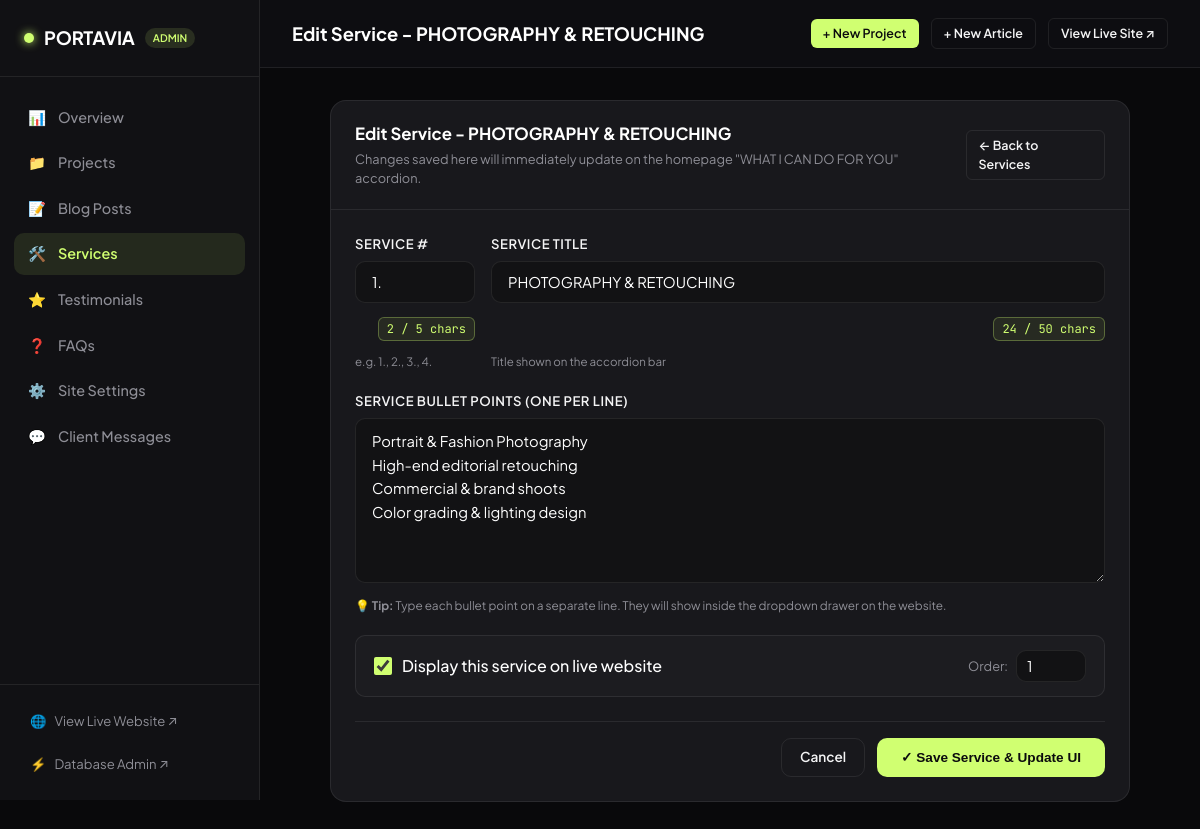
Page /dashboard/services/17/edit/ on the committed database.
### portfolio/models.py (models this page shows, shortened)
class Service(models.Model):
    order_num = models.CharField(max_length=10, default="1.")
    title = models.CharField(max_length=100)
    description = models.TextField(blank=True)
    is_active = models.BooleanField(default=True)
    order = models.PositiveIntegerField(default=0)
    class Meta:
        ordering = ["order", "order_num"]

### portfolio/dashboard_views.py (the view, shortened to what this page needs)
# urls.py: path("dashboard/services/<int:pk>/edit/", dashboard_views.dashboard_service_edit, name="dashboard_service_edit"),
def dashboard_service_edit(request, pk):
    service = get_object_or_404(Service, pk=pk)
    context = {
        "page_title": f"Edit Service - {service.title}",
        "active_tab": "services",
        "service": service,
        "is_edit": True,
    }
    return render(request, "dashboard/service_form.html", context)

### portfolio/context_processors.py (called while the page is built)
def site_settings_context(request):
    try:
        settings = SiteSettings.get_solo()
    except Exception:
        settings = None
    return {
        'site_settings': settings
    }

### portfolio/models.py (called while the page is built)
    @classmethod
    def get_solo(cls):
        obj, created = cls.objects.get_or_create(id=1)
        return obj

### templates/dashboard/service_form.html (shortened to what this page needs)
{% extends "dashboard/base.html" %}
{% block content %}
<div class="db-card" style="max-width: 800px; margin: 0 auto;">
    <div class="db-card-header">
        <div>
            <div class="db-card-title">{% if is_edit %}Edit Service - {{ service.title }}{% else %}Add New Service{% endif %}</div>
            <div style="font-size: 0.8rem; color: var(--db-text-muted); margin-top: 4px;">
                Changes saved here will immediately update on the homepage "WHAT I CAN DO FOR YOU" accordion.
            </div>
        </div>
        <a href="{% url 'portfolio:dashboard_services' %}" class="btn btn-outline btn-sm">
            ← Back to Services
        </a>
    </div>
    <form method="POST" class="db-card-body">
        <div style="display: grid; grid-template-columns: 120px 1fr; gap: 16px; margin-bottom: 20px;">
            <div class="form-group" style="margin-bottom: 0;">
                <label class="form-label">Service #</label>
                <input type="text" name="order_num" class="form-control" value="{{ service.order_num|default:'1.' }}" placeholder="1." maxlength="5" required>
                <div style="font-size: 0.72rem; color: var(--db-text-muted); margin-top: 4px;">e.g. 1., 2., 3., 4.</div>
            </div>
            <div class="form-group" style="margin-bottom: 0;">
                <label class="form-label">Service Title</label>
                <input type="text" name="title" class="form-control" value="{{ service.title|default:'' }}" placeholder="e.g. UI/UX DESIGN or PHOTOGRAPHY" maxlength="50" required>
                <div style="font-size: 0.72rem; color: var(--db-text-muted); margin-top: 4px;">Title shown on the accordion bar</div>
            </div>
        </div>
        <div class="form-group" style="margin-bottom: 20px;">
            <label class="form-label">Service Bullet Points (One per line)</label>
            <textarea name="description" class="form-control" rows="6" placeholder="Wireframing and prototyping&#10;User Interface design for web and mobile apps&#10;Usability testing and user feedback analysis&#10;Interaction design and micro-animations" style="line-height: 1.6; font-family: inherit;">{{ service.description|default:'' }}</textarea>
            <div style="font-size: 0.74rem; color: var(--db-text-muted); margin-top: 6px;">
                💡 <strong>Tip:</strong> Type each bullet point on a separate line. They will show inside the dropdown drawer on the website.
            </div>
        </div>
        <div style="display: flex; align-items: center; justify-content: space-between; padding: 14px 18px; background: rgba(255,255,255,0.02); border: 1px solid var(--db-border); border-radius: var(--radius-md);">
            <label style="display: flex; align-items: center; gap: 10px; cursor: pointer; color: #fff; margin-bottom: 0;">
                <input type="checkbox" name="is_active" {% if not is_edit or service.is_active %}checked{% endif %} style="width: 18px; height: 18px; accent-color: var(--db-accent);">
                <span style="font-weight: 500;">Display this service on live website</span>
            </label>
            <div style="display: flex; align-items: center; gap: 8px;">
                <label style="color: var(--db-text-muted); font-size: 0.8rem; margin-bottom: 0;">Order:</label>
                <input type="number" name="order" class="form-control" value="{{ service.order|default:'0' }}" style="width: 70px; padding: 6px 10px;">
            </div>
        </div>
        <div style="margin-top: 24px; padding-top: 16px; border-top: 1px solid var(--db-border); display: flex; justify-content: flex-end; gap: 12px;">
            <a href="{% url 'portfolio:dashboard_services' %}" class="btn btn-outline">Cancel</a>
            <button type="submit" class="btn btn-accent" style="padding: 10px 24px;">
                {% if is_edit %}✓ Save Service & Update UI{% else %}✓ Create Service & Update UI{% endif %}
            </button>
        </div>
    </form>
</div>
{% endblock %}

### static/css/dashboard.css (style rules this page uses)
:root { --db-bg: #09090b; --db-sidebar: #111114; --db-card: #18181c; --db-card-hover: #1f1f24; --db-border: rgba(255, 255, 255, 0.08); --db-border-focus: rgba(208, 255, 113, 0.4); --db-text: #f4f4f5; --db-text-muted: #8e8e96; --db-text-dim: #52525b; --db-accent: #d0ff71; --db-accent-hover: #e2ff9e; --db-accent-glow: rgba(208, 255, 113, 0.2); --db-primary: #6366f1; --db-danger: #ef4444; --db-success: #10b981; --db-warning: #f59e0b; --radius-sm: 6px; --radius-md: 10px; --radius-lg: 16px; --radius-pill: 9999px; --font-sans: 'Plus Jakarta Sans', -apple-system, BlinkMacSystemFont, sans-serif; --font-mono: 'JetBrains Mono', monospace; }
* { box-sizing: border-box; margin: 0; padding: 0; }
body { font-family: var(--font-sans); background-color: var(--db-bg); color: var(--db-text); line-height: 1.5; display: flex; min-height: 100vh; overflow-x: hidden; }
.btn { display: inline-flex; align-items: center; gap: 8px; padding: 8px 18px; font-size: 0.85rem; font-weight: 600; border-radius: var(--radius-md); cursor: pointer; text-decoration: none; border: none; transition: all 0.2s ease; }
.btn-accent { background: var(--db-accent); color: #0b0b0d; }
.btn-outline { background: transparent; color: var(--db-text); border: 1px solid var(--db-border); }
.btn-sm { padding: 5px 12px; font-size: 0.78rem; border-radius: var(--radius-sm); }
.db-card { background: var(--db-card); border: 1px solid var(--db-border); border-radius: var(--radius-lg); overflow: hidden; margin-bottom: 24px; }
.db-card-header { padding: 20px 24px; border-bottom: 1px solid var(--db-border); display: flex; align-items: center; justify-content: space-between; }
.db-card-title { font-size: 1.05rem; font-weight: 700; color: #fff; }
.db-card-body { padding: 24px; }
.form-group { display: flex; flex-direction: column; gap: 8px; margin-bottom: 18px; }
.form-label { font-size: 0.82rem; font-weight: 600; color: var(--db-text); text-transform: uppercase; letter-spacing: 0.04em; }
.form-control { width: 100%; background: #121214; border: 1px solid var(--db-border); border-radius: var(--radius-md); padding: 11px 16px; color: #fff; font-family: inherit; font-size: 0.92rem; transition: all 0.2s ease; }
textarea.form-control { min-height: 110px; resize: vertical; }

### rows in the picture
Service: title "PHOTOGRAPHY & RETOUCHING", order_num "1.", description "Portrait & Fashion Photography High-end editorial retouching Commercial & brand shoots Color grading & lighting design", is_active "☑", order "1"

### other values in the picture
{{ page_title }} "Edit Service - PHOTOGRAPHY & RETOUCHING"
